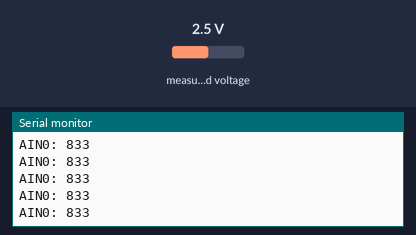
The program below on a simulated ESP32. On the bench: the last lines printed to the serial monitor. The inputs (shaded band) are chosen by the test bench; at power-on: measured voltage 2.5 V.

Above: at 1.3 s.
1.4 s: measured voltage set to 0.1 V
At 1.44 s:
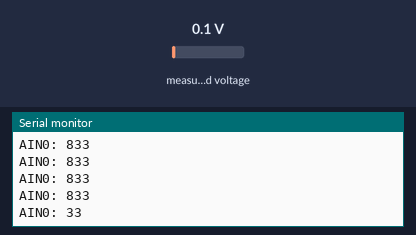
2.9 s: measured voltage set to 1.2 V
At 2.96 s:
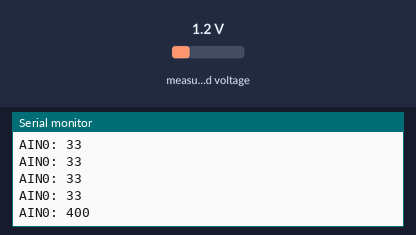
Timing chart, 0 to 5.9 s (numbered marks = the images above; inputs shaded):
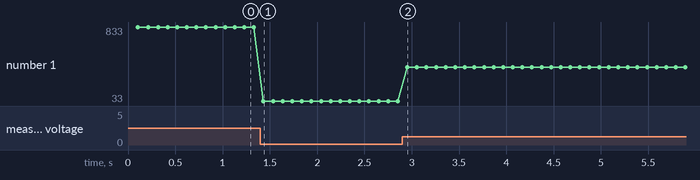

Measured:
- after the input at 1.4 s, the serial monitor: prints a new line at once (image 1)
- after the input at 2.9 s, the serial monitor: prints a new line after 0.05 s (image 2)
- plotted number 1: 833 → 33 after the input at 1.4 s, 33 → 400 after the input at 2.9 s

The program:

main.cpp
```cpp
#include <Arduino.h>
#include <Wire.h>
#include <Adafruit_ADS1015.h>


// Adafruit_ADS1115 ads;  /* Use this for the 16-bit version */
Adafruit_ADS1015 ads;     /* Use thi for the 12-bit version */

void setup(void)
{
  Serial.begin(9600);
  Serial.println("Hello!");

  Serial.println("Single-ended readings from AIN0 with >3.0V comparator");
  Serial.println("ADC Range: +/- 6.144V (1 bit = 3mV/ADS1015, 0.1875mV/ADS1115)");
  Serial.println("Comparator Threshold: 1000 (3.000V)");

  // The ADC input range (or gain) can be changed via the following
  // functions, but be careful never to exceed VDD +0.3V max, or to
  // exceed the upper and lower limits if you adjust the input range!
  // Setting these values incorrectly may destroy your ADC!
  //                                                                ADS1015  ADS1115
  //                                                                -------  -------
  // ads.setGain(GAIN_TWOTHIRDS);  // 2/3x gain +/- 6.144V  1 bit = 3mV      0.1875mV (default)
  // ads.setGain(GAIN_ONE);        // 1x gain   +/- 4.096V  1 bit = 2mV      0.125mV
  // ads.setGain(GAIN_TWO);        // 2x gain   +/- 2.048V  1 bit = 1mV      0.0625mV
  // ads.setGain(GAIN_FOUR);       // 4x gain   +/- 1.024V  1 bit = 0.5mV    0.03125mV
  // ads.setGain(GAIN_EIGHT);      // 8x gain   +/- 0.512V  1 bit = 0.25mV   0.015625mV
  // ads.setGain(GAIN_SIXTEEN);    // 16x gain  +/- 0.256V  1 bit = 0.125mV  0.0078125mV

  ads.begin();

  // Setup 3V comparator on channel 0
  ads.startComparator_SingleEnded(0, 1000);
}

void loop(void)
{
  int16_t adc0;

  // Comparator will only de-assert after a read
  adc0 = ads.getLastConversionResults();
  Serial.print("AIN0: "); Serial.println(adc0);

  delay(100);
}
```
